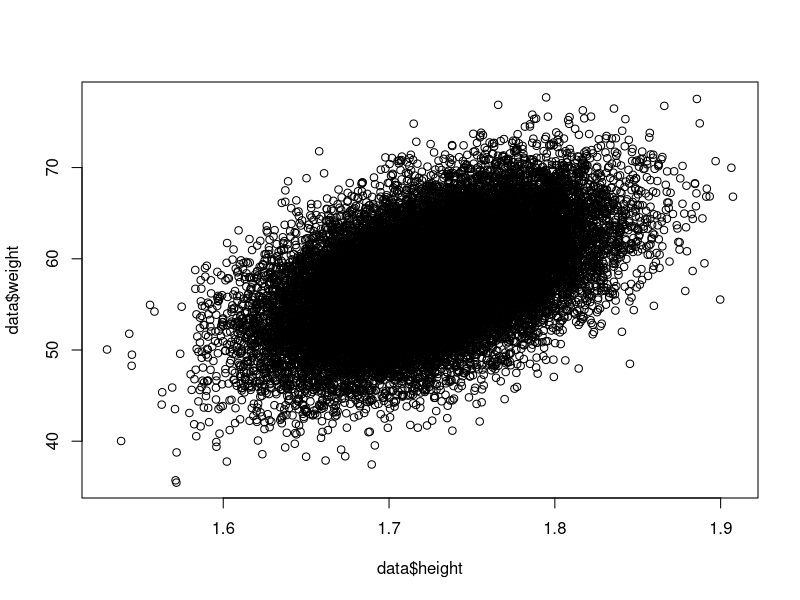

This chart was generated by the following R code:
# We start by reading in a dataset into the R-environment 

df_hw <- read.csv("./01_Functions/df_hw.csv", row.names = 1)


# The dataset contains height and weight measures 
# of 25000 individuals 
dim(df_hw)
colnames(df_hw) 
head(df_hw)


# We liked to retrieve a number of descriptive measures from the 
# dataset and therefore create the function descriptive_stats
# The function takes the input "data" (a dataframe) and prints 
# means and standard deviations for height and weight 
# Also, within the function we use the plot() function to create 
# a scatter plot showing the relation between height and weight 

# Start by writing the function 
descriptive_stats <- function(data) {
  print(mean(data$height)) 
  print(sd(data$height))
  print(mean(data$weight))
  print(sd(data$weight))
  plot(data$weight ~ data$height)
}

# Now apply the function on df_hw 
descriptive_stats(df_hw)

# We now create a function to calculate the BMI from the 
# height and weight values 
# We would like R to print those values of BMI which 
# fall below 20. 

BMI_check <- function(data) {
  BMI <- (data$weight)/data$height^2
  for (i in 1:length(BMI)){
  if (BMI[i] < 20) {
    print(BMI[i])
  }
  }

}

BMI_check(df_hw)





